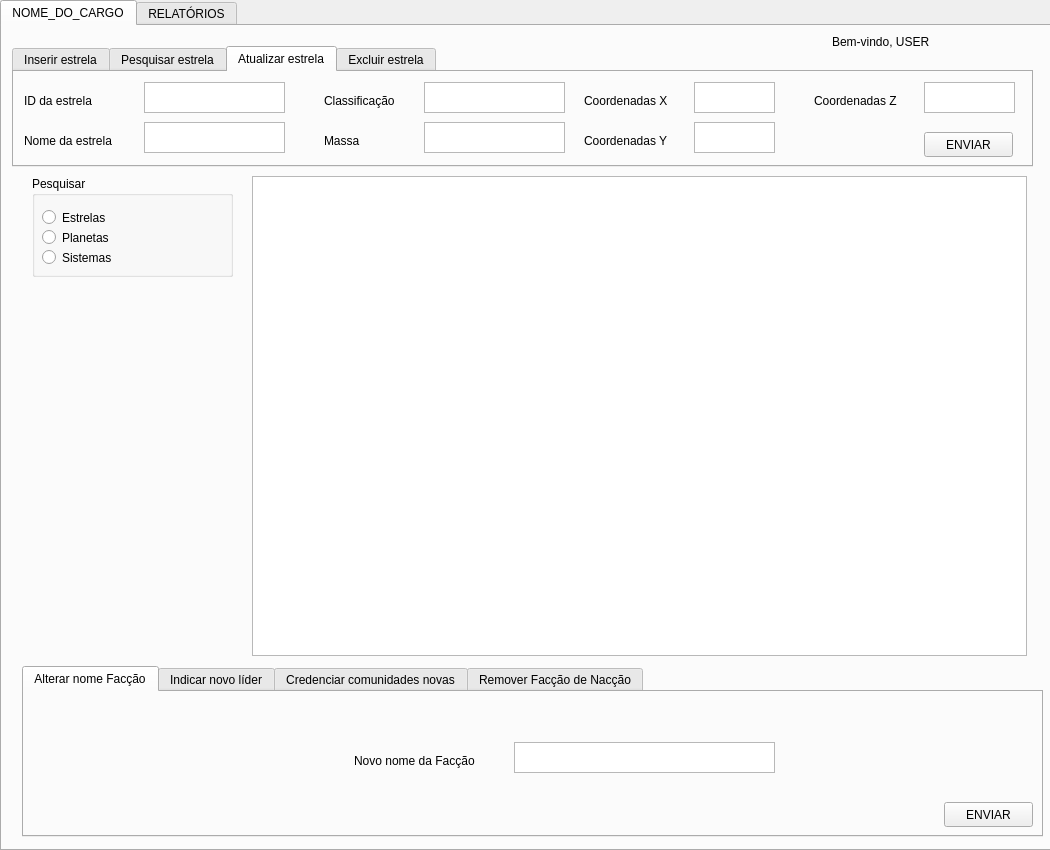
<?xml version="1.0" encoding="UTF-8"?>
<ui version="4.0">
 <class>Form</class>
 <widget class="QWidget" name="Form">
  <property name="geometry">
   <rect>
    <x>0</x>
    <y>0</y>
    <width>1050</width>
    <height>850</height>
   </rect>
  </property>
  <property name="windowTitle">
   <string>Form</string>
  </property>
  <widget class="QTabWidget" name="oficialTab">
   <property name="geometry">
    <rect>
     <x>0</x>
     <y>0</y>
     <width>1051</width>
     <height>851</height>
    </rect>
   </property>
   <property name="currentIndex">
    <number>0</number>
   </property>
   <widget class="QWidget" name="tab_5">
    <attribute name="title">
     <string>NOME_DO_CARGO</string>
    </attribute>
    <widget class="QTabWidget" name="tabWidget">
     <property name="geometry">
      <rect>
       <x>20</x>
       <y>640</y>
       <width>1021</width>
       <height>171</height>
      </rect>
     </property>
     <property name="currentIndex">
      <number>0</number>
     </property>
     <widget class="QWidget" name="tab_7">
      <attribute name="title">
       <string>Alterar nome Facção</string>
      </attribute>
      <widget class="QLabel" name="label">
       <property name="geometry">
        <rect>
         <x>330</x>
         <y>60</y>
         <width>151</width>
         <height>17</height>
        </rect>
       </property>
       <property name="text">
        <string>Novo nome da Facção</string>
       </property>
      </widget>
      <widget class="QPlainTextEdit" name="plainTextEdit">
       <property name="geometry">
        <rect>
         <x>490</x>
         <y>50</y>
         <width>261</width>
         <height>31</height>
        </rect>
       </property>
      </widget>
      <widget class="QPushButton" name="pushButton_2">
       <property name="geometry">
        <rect>
         <x>920</x>
         <y>110</y>
         <width>89</width>
         <height>25</height>
        </rect>
       </property>
       <property name="text">
        <string>ENVIAR</string>
       </property>
      </widget>
     </widget>
     <widget class="QWidget" name="tab_8">
      <attribute name="title">
       <string>Indicar novo líder</string>
      </attribute>
      <widget class="QPlainTextEdit" name="plainTextEdit_3">
       <property name="geometry">
        <rect>
         <x>470</x>
         <y>50</y>
         <width>261</width>
         <height>31</height>
        </rect>
       </property>
      </widget>
      <widget class="QLabel" name="label_3">
       <property name="geometry">
        <rect>
         <x>340</x>
         <y>60</y>
         <width>121</width>
         <height>17</height>
        </rect>
       </property>
       <property name="text">
        <string>Novo CPI do Líder</string>
       </property>
      </widget>
      <widget class="QPushButton" name="pushButton">
       <property name="geometry">
        <rect>
         <x>920</x>
         <y>110</y>
         <width>89</width>
         <height>25</height>
        </rect>
       </property>
       <property name="text">
        <string>ENVIAR</string>
       </property>
      </widget>
     </widget>
     <widget class="QWidget" name="tab_9">
      <attribute name="title">
       <string>Credenciar comunidades novas</string>
      </attribute>
      <widget class="QLabel" name="label_12">
       <property name="geometry">
        <rect>
         <x>10</x>
         <y>60</y>
         <width>171</width>
         <height>17</height>
        </rect>
       </property>
       <property name="text">
        <string>Nome da Comunidade</string>
       </property>
      </widget>
      <widget class="QPlainTextEdit" name="plainTextEdit_12">
       <property name="geometry">
        <rect>
         <x>200</x>
         <y>50</y>
         <width>261</width>
         <height>31</height>
        </rect>
       </property>
      </widget>
      <widget class="QPlainTextEdit" name="plainTextEdit_13">
       <property name="geometry">
        <rect>
         <x>200</x>
         <y>10</y>
         <width>261</width>
         <height>31</height>
        </rect>
       </property>
      </widget>
      <widget class="QLabel" name="label_13">
       <property name="geometry">
        <rect>
         <x>10</x>
         <y>20</y>
         <width>171</width>
         <height>17</height>
        </rect>
       </property>
       <property name="text">
        <string>Especia da Comunidade</string>
       </property>
      </widget>
      <widget class="QPlainTextEdit" name="plainTextEdit_14">
       <property name="geometry">
        <rect>
         <x>200</x>
         <y>90</y>
         <width>261</width>
         <height>31</height>
        </rect>
       </property>
      </widget>
      <widget class="QLabel" name="label_14">
       <property name="geometry">
        <rect>
         <x>10</x>
         <y>100</y>
         <width>181</width>
         <height>17</height>
        </rect>
       </property>
       <property name="text">
        <string>Quantidade de habitantes</string>
       </property>
      </widget>
      <widget class="QPushButton" name="pushButton_3">
       <property name="geometry">
        <rect>
         <x>920</x>
         <y>110</y>
         <width>89</width>
         <height>25</height>
        </rect>
       </property>
       <property name="text">
        <string>ENVIAR</string>
       </property>
      </widget>
      <widget class="QLabel" name="label_15">
       <property name="geometry">
        <rect>
         <x>500</x>
         <y>20</y>
         <width>221</width>
         <height>17</height>
        </rect>
       </property>
       <property name="text">
        <string>Planeta que habita comunidade</string>
       </property>
      </widget>
      <widget class="QPlainTextEdit" name="plainTextEdit_15">
       <property name="geometry">
        <rect>
         <x>720</x>
         <y>10</y>
         <width>261</width>
         <height>31</height>
        </rect>
       </property>
      </widget>
     </widget>
     <widget class="QWidget" name="tab_10">
      <attribute name="title">
       <string>Remover Facção de Nacção</string>
      </attribute>
      <widget class="QPushButton" name="pushButton_4">
       <property name="geometry">
        <rect>
         <x>430</x>
         <y>50</y>
         <width>151</width>
         <height>25</height>
        </rect>
       </property>
       <property name="text">
        <string>REMOVER FACÇÃO</string>
       </property>
      </widget>
     </widget>
    </widget>
    <widget class="QGroupBox" name="groupBox">
     <property name="geometry">
      <rect>
       <x>30</x>
       <y>150</y>
       <width>201</width>
       <height>101</height>
      </rect>
     </property>
     <property name="title">
      <string>Pesquisar</string>
     </property>
     <widget class="QRadioButton" name="radioButton_15">
      <property name="geometry">
       <rect>
        <x>10</x>
        <y>30</y>
        <width>112</width>
        <height>23</height>
       </rect>
      </property>
      <property name="text">
       <string>Estrelas</string>
      </property>
     </widget>
     <widget class="QRadioButton" name="radioButton_16">
      <property name="geometry">
       <rect>
        <x>10</x>
        <y>50</y>
        <width>112</width>
        <height>23</height>
       </rect>
      </property>
      <property name="text">
       <string>Planetas</string>
      </property>
     </widget>
     <widget class="QRadioButton" name="radioButton_17">
      <property name="geometry">
       <rect>
        <x>10</x>
        <y>70</y>
        <width>112</width>
        <height>23</height>
       </rect>
      </property>
      <property name="text">
       <string>Sistemas</string>
      </property>
     </widget>
    </widget>
    <widget class="QTableWidget" name="tableWidget">
     <property name="geometry">
      <rect>
       <x>250</x>
       <y>150</y>
       <width>775</width>
       <height>480</height>
      </rect>
     </property>
    </widget>
    <widget class="QLabel" name="label_4">
     <property name="geometry">
      <rect>
       <x>830</x>
       <y>0</y>
       <width>191</width>
       <height>31</height>
      </rect>
     </property>
     <property name="styleSheet">
      <string notr="true">font: 18pt &quot;Ubuntu&quot;;</string>
     </property>
     <property name="text">
      <string>Bem-vindo, USER</string>
     </property>
    </widget>
    <widget class="QTabWidget" name="tabWidget_2">
     <property name="geometry">
      <rect>
       <x>10</x>
       <y>20</y>
       <width>1021</width>
       <height>121</height>
      </rect>
     </property>
     <property name="currentIndex">
      <number>2</number>
     </property>
     <widget class="QWidget" name="tab_21">
      <attribute name="title">
       <string>Inserir estrela</string>
      </attribute>
      <widget class="QPushButton" name="pushButton_5">
       <property name="geometry">
        <rect>
         <x>920</x>
         <y>60</y>
         <width>89</width>
         <height>25</height>
        </rect>
       </property>
       <property name="text">
        <string>ENVIAR</string>
       </property>
      </widget>
      <widget class="QPlainTextEdit" name="plainTextEdit_5">
       <property name="geometry">
        <rect>
         <x>180</x>
         <y>10</y>
         <width>141</width>
         <height>31</height>
        </rect>
       </property>
      </widget>
      <widget class="QLabel" name="label_10">
       <property name="geometry">
        <rect>
         <x>20</x>
         <y>20</y>
         <width>141</width>
         <height>17</height>
        </rect>
       </property>
       <property name="text">
        <string>ID da nova estrela</string>
       </property>
      </widget>
      <widget class="QPlainTextEdit" name="plainTextEdit_11">
       <property name="geometry">
        <rect>
         <x>180</x>
         <y>50</y>
         <width>141</width>
         <height>31</height>
        </rect>
       </property>
      </widget>
      <widget class="QLabel" name="label_16">
       <property name="geometry">
        <rect>
         <x>20</x>
         <y>60</y>
         <width>151</width>
         <height>17</height>
        </rect>
       </property>
       <property name="text">
        <string>Nome da nova estrela</string>
       </property>
      </widget>
      <widget class="QPlainTextEdit" name="plainTextEdit_23">
       <property name="geometry">
        <rect>
         <x>420</x>
         <y>50</y>
         <width>141</width>
         <height>31</height>
        </rect>
       </property>
      </widget>
      <widget class="QPlainTextEdit" name="plainTextEdit_24">
       <property name="geometry">
        <rect>
         <x>420</x>
         <y>10</y>
         <width>141</width>
         <height>31</height>
        </rect>
       </property>
      </widget>
      <widget class="QLabel" name="label_24">
       <property name="geometry">
        <rect>
         <x>330</x>
         <y>20</y>
         <width>91</width>
         <height>17</height>
        </rect>
       </property>
       <property name="text">
        <string>Classificação</string>
       </property>
      </widget>
      <widget class="QLabel" name="label_25">
       <property name="geometry">
        <rect>
         <x>330</x>
         <y>60</y>
         <width>51</width>
         <height>17</height>
        </rect>
       </property>
       <property name="text">
        <string>Massa</string>
       </property>
      </widget>
      <widget class="QLabel" name="label_26">
       <property name="geometry">
        <rect>
         <x>580</x>
         <y>20</y>
         <width>111</width>
         <height>17</height>
        </rect>
       </property>
       <property name="text">
        <string>Coordenadas X</string>
       </property>
      </widget>
      <widget class="QPlainTextEdit" name="plainTextEdit_25">
       <property name="geometry">
        <rect>
         <x>690</x>
         <y>10</y>
         <width>81</width>
         <height>31</height>
        </rect>
       </property>
      </widget>
      <widget class="QLabel" name="label_27">
       <property name="geometry">
        <rect>
         <x>580</x>
         <y>60</y>
         <width>111</width>
         <height>17</height>
        </rect>
       </property>
       <property name="text">
        <string>Coordenadas Y</string>
       </property>
      </widget>
      <widget class="QPlainTextEdit" name="plainTextEdit_26">
       <property name="geometry">
        <rect>
         <x>690</x>
         <y>50</y>
         <width>81</width>
         <height>31</height>
        </rect>
       </property>
      </widget>
      <widget class="QLabel" name="label_28">
       <property name="geometry">
        <rect>
         <x>810</x>
         <y>20</y>
         <width>111</width>
         <height>17</height>
        </rect>
       </property>
       <property name="text">
        <string>Coordenadas Z</string>
       </property>
      </widget>
      <widget class="QPlainTextEdit" name="plainTextEdit_27">
       <property name="geometry">
        <rect>
         <x>920</x>
         <y>10</y>
         <width>91</width>
         <height>31</height>
        </rect>
       </property>
      </widget>
     </widget>
     <widget class="QWidget" name="tab_22">
      <attribute name="title">
       <string>Pesquisar estrela</string>
      </attribute>
      <widget class="QPlainTextEdit" name="plainTextEdit_10">
       <property name="geometry">
        <rect>
         <x>110</x>
         <y>10</y>
         <width>261</width>
         <height>31</height>
        </rect>
       </property>
      </widget>
      <widget class="QLabel" name="label_11">
       <property name="geometry">
        <rect>
         <x>10</x>
         <y>20</y>
         <width>171</width>
         <height>17</height>
        </rect>
       </property>
       <property name="text">
        <string>ID da estrela</string>
       </property>
      </widget>
      <widget class="QPushButton" name="pushButton_6">
       <property name="geometry">
        <rect>
         <x>920</x>
         <y>60</y>
         <width>89</width>
         <height>25</height>
        </rect>
       </property>
       <property name="text">
        <string>PESQUISAR</string>
       </property>
      </widget>
     </widget>
     <widget class="QWidget" name="tab_27">
      <attribute name="title">
       <string>Atualizar estrela</string>
      </attribute>
      <widget class="QLabel" name="label_29">
       <property name="geometry">
        <rect>
         <x>570</x>
         <y>20</y>
         <width>111</width>
         <height>17</height>
        </rect>
       </property>
       <property name="text">
        <string>Coordenadas X</string>
       </property>
      </widget>
      <widget class="QPlainTextEdit" name="plainTextEdit_28">
       <property name="geometry">
        <rect>
         <x>130</x>
         <y>50</y>
         <width>141</width>
         <height>31</height>
        </rect>
       </property>
      </widget>
      <widget class="QPlainTextEdit" name="plainTextEdit_29">
       <property name="geometry">
        <rect>
         <x>410</x>
         <y>50</y>
         <width>141</width>
         <height>31</height>
        </rect>
       </property>
      </widget>
      <widget class="QLabel" name="label_30">
       <property name="geometry">
        <rect>
         <x>800</x>
         <y>20</y>
         <width>111</width>
         <height>17</height>
        </rect>
       </property>
       <property name="text">
        <string>Coordenadas Z</string>
       </property>
      </widget>
      <widget class="QLabel" name="label_31">
       <property name="geometry">
        <rect>
         <x>310</x>
         <y>60</y>
         <width>51</width>
         <height>17</height>
        </rect>
       </property>
       <property name="text">
        <string>Massa</string>
       </property>
      </widget>
      <widget class="QPlainTextEdit" name="plainTextEdit_30">
       <property name="geometry">
        <rect>
         <x>680</x>
         <y>50</y>
         <width>81</width>
         <height>31</height>
        </rect>
       </property>
      </widget>
      <widget class="QPlainTextEdit" name="plainTextEdit_31">
       <property name="geometry">
        <rect>
         <x>130</x>
         <y>10</y>
         <width>141</width>
         <height>31</height>
        </rect>
       </property>
      </widget>
      <widget class="QPushButton" name="pushButton_13">
       <property name="geometry">
        <rect>
         <x>910</x>
         <y>60</y>
         <width>89</width>
         <height>25</height>
        </rect>
       </property>
       <property name="text">
        <string>ENVIAR</string>
       </property>
      </widget>
      <widget class="QPlainTextEdit" name="plainTextEdit_32">
       <property name="geometry">
        <rect>
         <x>680</x>
         <y>10</y>
         <width>81</width>
         <height>31</height>
        </rect>
       </property>
      </widget>
      <widget class="QPlainTextEdit" name="plainTextEdit_33">
       <property name="geometry">
        <rect>
         <x>910</x>
         <y>10</y>
         <width>91</width>
         <height>31</height>
        </rect>
       </property>
      </widget>
      <widget class="QLabel" name="label_32">
       <property name="geometry">
        <rect>
         <x>10</x>
         <y>20</y>
         <width>141</width>
         <height>17</height>
        </rect>
       </property>
       <property name="text">
        <string>ID da estrela</string>
       </property>
      </widget>
      <widget class="QLabel" name="label_33">
       <property name="geometry">
        <rect>
         <x>10</x>
         <y>60</y>
         <width>151</width>
         <height>17</height>
        </rect>
       </property>
       <property name="text">
        <string>Nome da estrela</string>
       </property>
      </widget>
      <widget class="QLabel" name="label_34">
       <property name="geometry">
        <rect>
         <x>310</x>
         <y>20</y>
         <width>91</width>
         <height>17</height>
        </rect>
       </property>
       <property name="text">
        <string>Classificação</string>
       </property>
      </widget>
      <widget class="QLabel" name="label_35">
       <property name="geometry">
        <rect>
         <x>570</x>
         <y>60</y>
         <width>111</width>
         <height>17</height>
        </rect>
       </property>
       <property name="text">
        <string>Coordenadas Y</string>
       </property>
      </widget>
      <widget class="QPlainTextEdit" name="plainTextEdit_34">
       <property name="geometry">
        <rect>
         <x>410</x>
         <y>10</y>
         <width>141</width>
         <height>31</height>
        </rect>
       </property>
      </widget>
     </widget>
     <widget class="QWidget" name="tab_23">
      <attribute name="title">
       <string>Excluir estrela</string>
      </attribute>
      <widget class="QPlainTextEdit" name="plainTextEdit_17">
       <property name="geometry">
        <rect>
         <x>110</x>
         <y>10</y>
         <width>261</width>
         <height>31</height>
        </rect>
       </property>
      </widget>
      <widget class="QLabel" name="label_17">
       <property name="geometry">
        <rect>
         <x>10</x>
         <y>20</y>
         <width>91</width>
         <height>17</height>
        </rect>
       </property>
       <property name="text">
        <string>ID da estrela</string>
       </property>
      </widget>
      <widget class="QPlainTextEdit" name="plainTextEdit_18">
       <property name="geometry">
        <rect>
         <x>200</x>
         <y>90</y>
         <width>261</width>
         <height>31</height>
        </rect>
       </property>
      </widget>
      <widget class="QLabel" name="label_18">
       <property name="geometry">
        <rect>
         <x>10</x>
         <y>100</y>
         <width>181</width>
         <height>17</height>
        </rect>
       </property>
       <property name="text">
        <string>Quantidade de habitantes</string>
       </property>
      </widget>
      <widget class="QPushButton" name="pushButton_7">
       <property name="geometry">
        <rect>
         <x>920</x>
         <y>110</y>
         <width>89</width>
         <height>25</height>
        </rect>
       </property>
       <property name="text">
        <string>ENVIAR</string>
       </property>
      </widget>
      <widget class="QPushButton" name="pushButton_8">
       <property name="geometry">
        <rect>
         <x>920</x>
         <y>60</y>
         <width>89</width>
         <height>25</height>
        </rect>
       </property>
       <property name="text">
        <string>EXCLUIR</string>
       </property>
      </widget>
     </widget>
    </widget>
   </widget>
   <widget class="QWidget" name="tab_6">
    <attribute name="title">
     <string>RELATÓRIOS</string>
    </attribute>
   </widget>
  </widget>
 </widget>
 <resources/>
 <connections/>
</ui>
